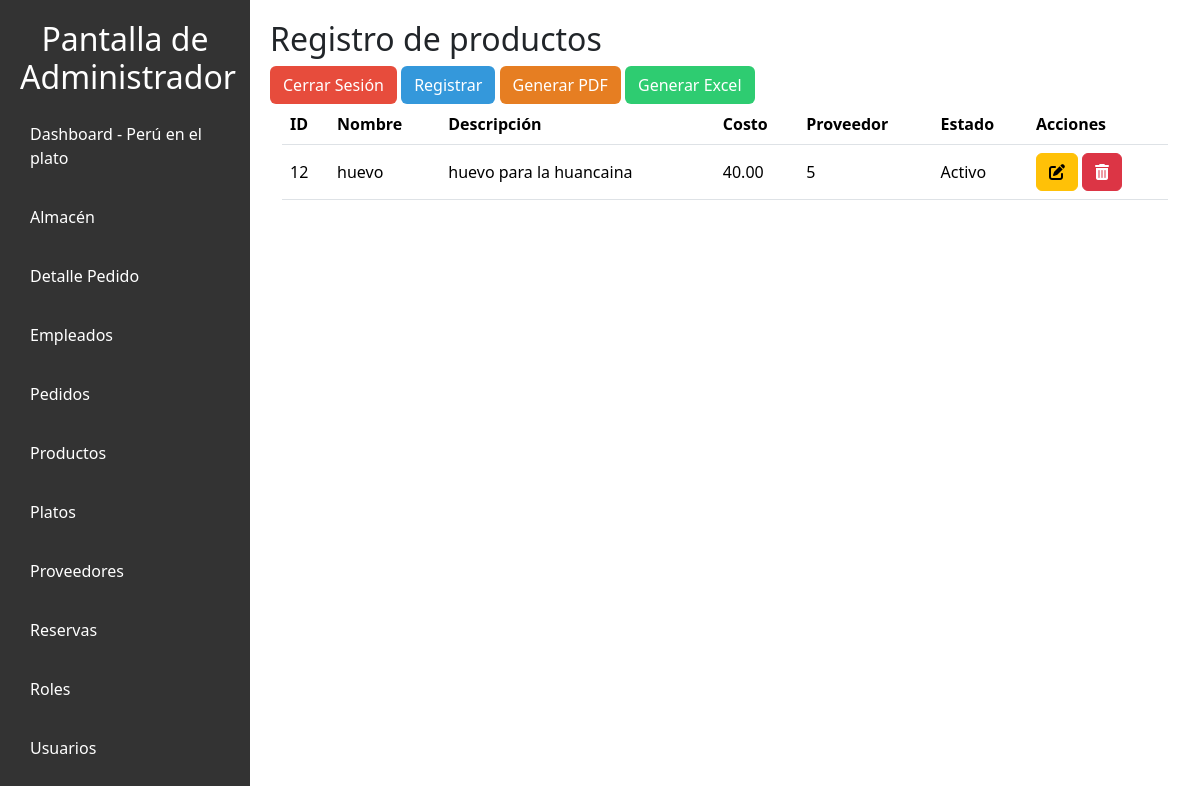
/vista/productos.php, run on the app's committed database.
### tables this page shows
CREATE TABLE `productos` (
  `id_producto` int(11) NOT NULL,
  `nombre` varchar(255) NOT NULL,
  `descripcion` varchar(300) DEFAULT NULL,
  `costo` decimal(10,2) NOT NULL,
  `estado` tinyint(1) DEFAULT 1,
  `id_proveedor` int(11) DEFAULT NULL
);

### MODELO/producto.php (called while the page is built, shortened)
<?php
class Producto {
    private $conexion;
    public function __construct($conexion) {
        $this->conexion = $conexion;
    }
    public function obtenerProductos() {
        $sql = "SELECT * FROM productos";
        $resultado = $this->conexion->query($sql);
        return $resultado;
    }
}

### vista/productos.php (the view, shortened to what this page needs)
<?php
require_once "../config/conexion.php";
require_once "../modelo/Producto.php";
require_once "../modelo/proveedores.php";
$productoModelo = new Producto($conexion);
$productos = $productoModelo->obtenerProductos();
?>
<!DOCTYPE html>
<html lang="en">
<head>
    <link rel="stylesheet" href="../public/styles/admi.css">
    <link rel="stylesheet" href="../public/styles/tablas.css">
    <link href="https://cdn.jsdelivr.net/npm/bootstrap@5.3.3/dist/css/bootstrap.min.css" rel="stylesheet">
</head>
<body>
    <nav class="sidebar">
        <h2>Pantalla de Administrador</h2>
        <ul>
            <li><a href="../vista/admin_dashboard.php">Dashboard - Perú en el plato</a></li>
            <li><a href="../vista/almacen.php">Almacén</a></li>
            <li><a href="../vista/detalle_pedido.php">Detalle Pedido</a></li>
            <li><a href="../vista/empleados.php">Empleados</a></li>
            <li><a href="../vista/pedidos.php">Pedidos</a></li>
            <li><a href="">Productos</a></li>
            <li><a href="../vista/platos.php">Platos</a></li>
            <li><a href="../vista/proveedores.php">Proveedores</a></li>
            <li><a href="../vista/reservas.php">Reservas</a></li>
            <li><a href="../vista/roles.php">Roles</a></li>
            <li><a href="../vista/usuario.php">Usuarios</a></li>
        </ul>
    </nav>
    <div class="main-content">
        <h2>Registro de productos</h2>
        <a href="../controlador/logout.php" class="btn" style="background-color: #e74c3c; color: white;">Cerrar Sesión</a>
        <button type="button" class="btn" style="background-color: #3498db; color: white;" data-bs-toggle="modal" data-bs-target="#registroModal">Registrar</button>
        <button type="button" class="btn" style="background-color: #e67e22; color: white;" onclick="location.href='../controlador/CRUDproductos.php?accion=generar_pdf'">Generar PDF</button>
        <button type="button" class="btn" style="background-color: #2ecc71; color: white;" onclick="location.href='../controlador/CRUDproductos.php?accion=generar_excel'">Generar Excel</button>
        <div class="container-fluid">
            <table class="table">
                <thead class="bg-info">
                    <tr>
                        <th>ID</th>
                        <th>Nombre</th>
                        <th>Descripción</th>
                        <th>Costo</th>
                        <th>Proveedor</th>
                        <th>Estado</th>
                        <th>Acciones</th>
                    </tr>
                </thead>
                <tbody>
                    <?php while ($producto = $productos->fetch_object()): ?>
                        <tr>
                            <td><?= $producto->id_producto ?></td>
                            <td><?= $producto->nombre ?></td>
                            <td><?= $producto->descripcion ?></td>
                            <td><?= number_format($producto->costo, 2) ?></td>
                            <td><?= $producto->id_proveedor ?></td>
                            <td><?= $producto->estado ? 'Activo' : 'Inactivo' ?></td>
                            <td>
                                <a href="#" onclick="abrirModalModificarProducto('<?= $producto->id_producto ?>', '<?= $producto->nombre ?>', '<?=$producto->descripcion ?>', '<?= $producto->costo ?>', '<?= $producto->id_proveedor ?>', '<?= $producto->estado ?>')" class="btn btn-small btn-warning">
                                    <i class="fa-solid fa-pen-to-square"></i>
                                </a>
                                <a href="../controlador/CRUDproductos.php?accion=eliminar&id=<?= $producto->id_producto ?>"
                                    onclick="return eliminarProducto()" class="btn btn-small btn-danger">
                                    <i class="fa-solid fa-trash-can"></i>
                                </a>
                            </td>
                        </tr>
                    <?php endwhile; ?>
                </tbody>
            </table>
        </div>
    </div>
</body>
</html>

### public/styles/admi.css (style rules this page uses)
body { font-family: Arial, sans-serif; margin: 0; padding: 0; background-color: #f4f4f4; height: 100vh; }
.sidebar { width: 250px; background-color: #333; color: #fff; padding: 20px; }
.sidebar h2 { text-align: center; }
.sidebar ul { list-style: none; padding: 0; }
.sidebar ul li { margin: 15px 0; }
.sidebar ul li a { color: #fff; text-decoration: none; padding: 10px; display: block; transition: background 0.3s; }
table { width: 100%; border-collapse: collapse; margin-bottom: 20px; }
th, td { padding: 8px; text-align: left; border: 1px solid #ddd; }
th { background-color: #f2f2f2; }
.btn-danger { background-color: #dc3545; color: white; padding: 10px 15px; border: none; border-radius: 4px; cursor: pointer; text-decoration: none; }
.table { width: 100%; margin-bottom: 0; }
.table thead { position: sticky; top: 0; background-color: #f8f9fa; z-index: 10; }
.table th { background-color: #f8f9fa; color: #6c757d; border-bottom: 2px solid #dee2e6; font-weight: 600; }
.table td { vertical-align: middle; padding: 12px; }
.btn { transition: box-shadow 0.3s ease, transform 0.3s ease; }

### public/styles/tablas.css (style rules this page uses)
body { display: flex; }
.sidebar { width: 250px; }
.main-content { flex: 1; padding: 20px; }
.table { width: 100%; }

### data on the page
productos: id_producto "12", nombre "huevo", descripcion "huevo para la huancaina", costo "40.00", id_proveedor "5", estado "Activo"
